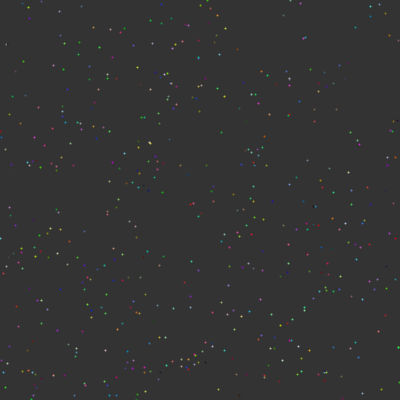
Frame 1 (no input)
Frame 60 (the mouse pressed at the canvas centre just before this capture): identical to frame 1, image omitted
Frame 120 (the mouse held since frame 60 and released just before this capture): identical to frame 1, image omitted

The Processing sketch that drew this single still picture (run headless with seeded random() and noise(); from frame 60 on, the mouse is pressed at the canvas centre):

// Processing sketch: Attraction_Repulsion_Forces
// ── Attraction_Repulsion_Forces.pde
// Coding Train
// Coding Challenge 56 - Attraction and Repulsion Forces
// https://www.youtube.com/watch?v=OAcXnzRNiCY&list=PLRqwX-V7Uu6ZiZxtDDRCi6uhfTH4FilpH&index=73

// JavaScript conversion

ArrayList<Attractor> attractors;
ArrayList<Particle> particles;

void setup(){
  size(400, 400);
  background(255);
  
  attractors = new ArrayList<Attractor>();
  
  particles = new ArrayList<Particle>();
  for (int i = 0; i < 500; i++){
    particles.add(new Particle(random(width), random(height)));
  }
  
  println("Right mouse click to add an attractor.");
  println("Left mouse click to add a repulsor.");
}

void draw(){
  background(51);
  for (Attractor a : attractors){
    a.show();
  }
  
  for (Particle p : particles){
    for (Attractor a : attractors){
      p.attracted(a);
    }
    p.update();
    p.show();
  }
}

void mouseClicked(){
  if (mouseButton == LEFT){
    attractors.add(new Attractor(mouseX, mouseY, 1));
  }
  if (mouseButton == RIGHT){
    attractors.add(new Attractor(mouseX, mouseY, -1));
  }
}
// ── Attractor.pde
// can be either attractor or repulsor, so not the best class name...

class Attractor {
  PVector pos;
  int direction = 1;
  
  Attractor(float x, float y, int dir){
    pos = new PVector(x, y);
    direction = dir;
  }

  void show(){
    noStroke();

    if (direction == 1){
      fill(0, 255, 0);
    } else if (direction == -1){
      fill(255, 0, 0);
    }
    
    ellipse(pos.x, pos.y, 10, 10);
  }
}
// ── Particle.pde
class Particle {
  PVector pos;
  PVector prev;
  PVector vel;
  PVector acc;
  
  color col;
  int alpha = 200;
  
  Particle(float x, float y){
    pos = new PVector(x, y);
    prev = new PVector(x, y);
    vel = new PVector();
    acc = new PVector();
    col = color(random(255), random(255), random(255), alpha);
  }
  
  void attracted(Attractor target){
    PVector force = PVector.sub(target.pos, pos);

    float dSquared = force.magSq();
    dSquared = constrain(dSquared, 25, 500);
    float G = 50;
    float strength = G / dSquared * target.direction;
    //float strength = G / dSquared;
    
    //float d = force.mag();
    //d = constrain(d, 5, 25);
    //float G = 5;
    //float strength = G / (d * d);
    //float strength = G / (d * d * target.direction);

    force.setMag(strength);
    
    //if (d < 20){
    //  force.mult(-5);
    //}

    acc.add(force);
  }
  
  void update(){
    prev.x = pos.x;
    prev.y = pos.y;
    pos.add(vel);
    vel.add(acc);
    acc.setMag(0);    
    vel.limit(10);
  }
  
  void show(){   
    stroke(col);
    strokeWeight(2);
    line(pos.x, pos.y, prev.x, prev.y);
  }
}
